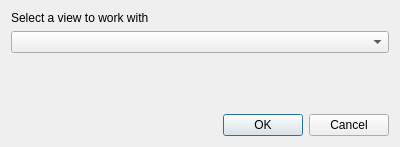
<?xml version="1.0" encoding="UTF-8"?>
<ui version="4.0">
 <class>ICanvasSelect</class>
 <widget class="QDialog" name="ICanvasSelect">
  <property name="geometry">
   <rect>
    <x>0</x>
    <y>0</y>
    <width>400</width>
    <height>147</height>
   </rect>
  </property>
  <property name="windowTitle">
   <string>Select...</string>
  </property>
  <layout class="QVBoxLayout" name="verticalLayout">
   <item>
    <widget class="QLabel" name="label">
     <property name="text">
      <string>Select a view to work with</string>
     </property>
    </widget>
   </item>
   <item>
    <widget class="QComboBox" name="comboCanvas"/>
   </item>
   <item>
    <spacer name="verticalSpacer">
     <property name="orientation">
      <enum>Qt::Vertical</enum>
     </property>
     <property name="sizeHint" stdset="0">
      <size>
       <width>20</width>
       <height>40</height>
      </size>
     </property>
    </spacer>
   </item>
   <item>
    <widget class="QDialogButtonBox" name="buttonBox">
     <property name="orientation">
      <enum>Qt::Horizontal</enum>
     </property>
     <property name="standardButtons">
      <set>QDialogButtonBox::Cancel|QDialogButtonBox::Ok</set>
     </property>
    </widget>
   </item>
  </layout>
 </widget>
 <resources/>
 <connections>
  <connection>
   <sender>buttonBox</sender>
   <signal>accepted()</signal>
   <receiver>ICanvasSelect</receiver>
   <slot>accept()</slot>
   <hints>
    <hint type="sourcelabel">
     <x>248</x>
     <y>254</y>
    </hint>
    <hint type="destinationlabel">
     <x>157</x>
     <y>274</y>
    </hint>
   </hints>
  </connection>
  <connection>
   <sender>buttonBox</sender>
   <signal>rejected()</signal>
   <receiver>ICanvasSelect</receiver>
   <slot>reject()</slot>
   <hints>
    <hint type="sourcelabel">
     <x>316</x>
     <y>260</y>
    </hint>
    <hint type="destinationlabel">
     <x>286</x>
     <y>274</y>
    </hint>
   </hints>
  </connection>
 </connections>
</ui>
